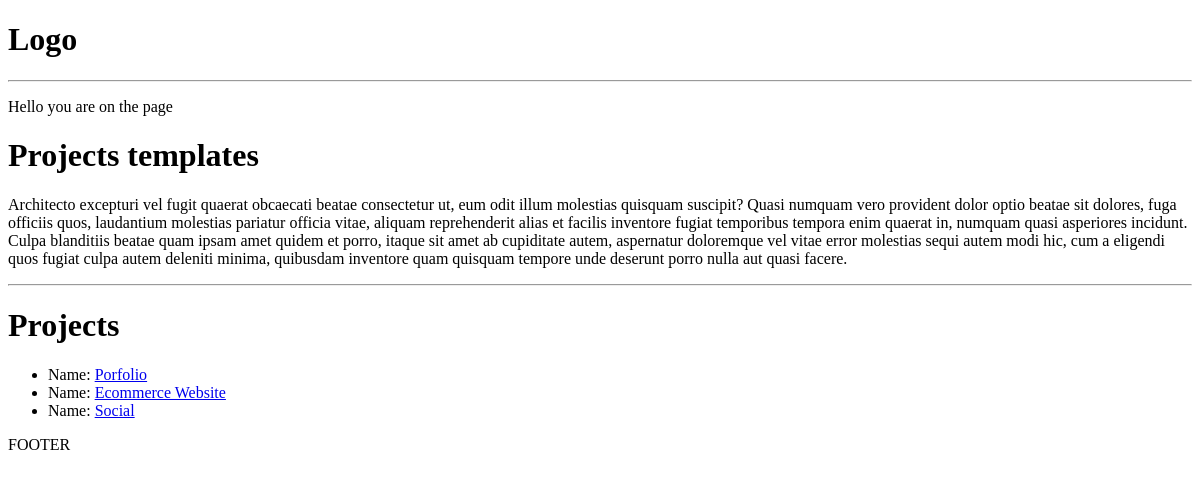
Before: / with the older database file.
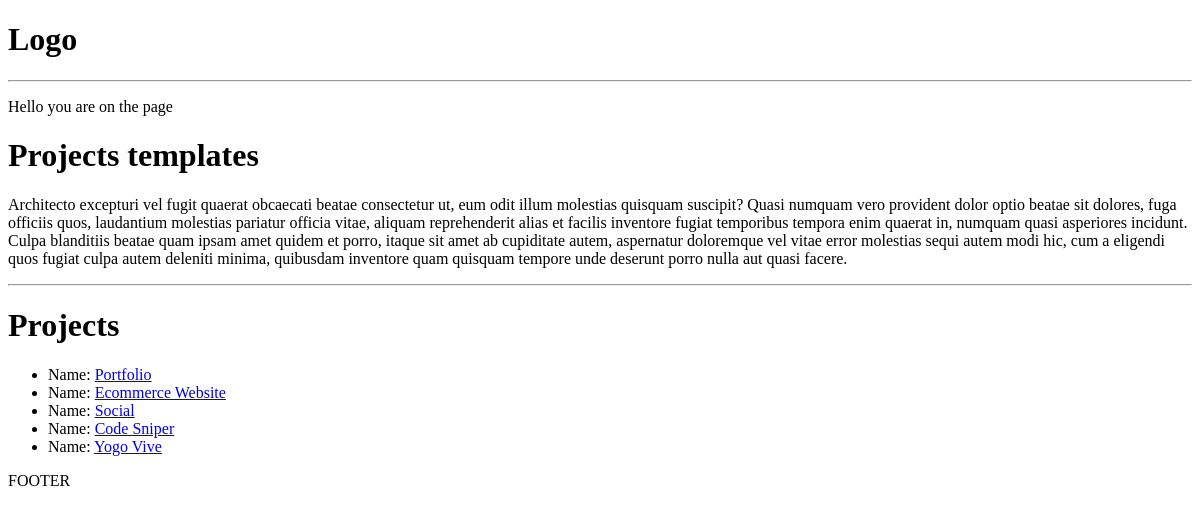
After: the same page with the newer database file.
### projects/models.py (models this page shows, shortened)
class Project(models.Model):
    title = models.CharField(max_length=200)
    description = models.TextField(null=True, blank=True)
    demo_link = models.CharField(max_length=2000, null=True, blank=True)
    source_link = models.CharField(max_length=2000, null=True, blank=True)
    tags = models.ManyToManyField('Tag', blank=True)
    vote_total = models.IntegerField(default=0, null=True, blank=True)
    vote_ratio = models.IntegerField(default=0, null=True, blank=True)
    created = models.DateTimeField(auto_now_add=True)
    id = models.UUIDField(default=uuid.uuid4, unique=True,
                          primary_key=True, editable=False)

### projects/views.py (the view)
# urls.py: path('', views.projects, name="projects"),
def projects(request):
    projects = Project.objects.all()
    context = {'projects': projects}
    return render(request, 'projects/projects.html', context)

### projects/templates/projects/projects.html
{% extends 'main.html' %} {% block content %}
<p>Hello you are on the {{page}} page</p>
<h1>Projects templates</h1>
<p>{% lorem 1 b random %}</p>
<hr />
<h1>Projects</h1>
<ul>
  {%for project in projects%}
  <li>Name: <a href="{%url 'project' project.id%}">{{project.title}}</a></li>
  {% endfor%}
</ul>
{% endblock content %}

### templates/main.html (shortened to what this page needs)
<!DOCTYPE html>
<html>
  <head>
  </head>
  <body>
    {% include 'navbar.html' %} {% block content %} {% endblock content %}
    <p>FOOTER</p>
  </body>
</html>

### templates/navbar.html
<h1>Logo</h1>
<hr />

Changed rows visible on the page:
changed Project: title "Porfolio" → "Portfolio"
added Project: title "Code Sniper"
added Project: title "Yogo Vive"
